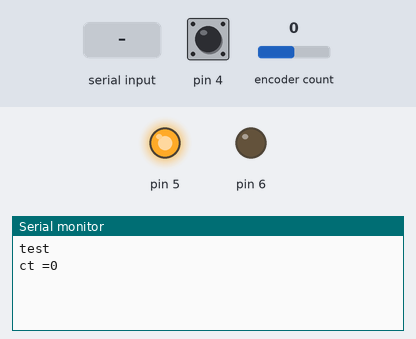
Recording of a sketch running on a simulated Arduino Leonardo, built with avr-gcc and run on an emulated ATmega32U4. Shown: output pins drawn as LEDs (lit = HIGH), the last lines printed to the serial monitor. The inputs (shaded band) are chosen by the test bench; at power-on: pin 4 HIGH, encoder count 0. USB keyboard and mouse output is not drawn.

Above: at 1.2 s.
1.3 s: pin 4 pulled LOW for 0.15 s
At 1.8 s:
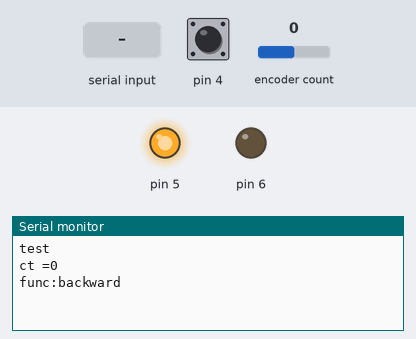
2.9 s: "1" received over Serial
At 4.2 s:
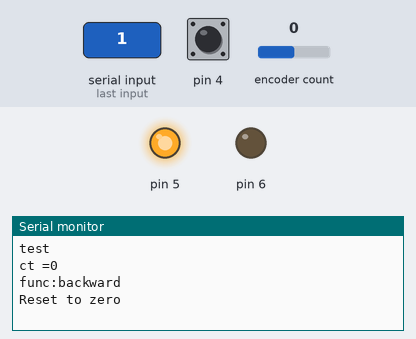

Measured:
- after the input at 1.3 s, the serial monitor: prints a new line at once (image 1)
- after the input at 2.9 s, the serial monitor: prints a new line at once (image 2)

The sketch:

MultiDial.ino
```cpp
#include <Encoder.h>
                      //for encoder counting
                      // cf https://www.pjrc.com/teensy/td_libs_Encoder.html
#include <Mouse.h>
                      //for scroll
#include <Keyboard.h>
                      //for key

char alt = KEY_LEFT_ALT ;
char arrowLft = KEY_LEFT_ARROW ;
char arrowRgt = KEY_RIGHT_ARROW ;

// match port
// board                                    sensor
//      6 o |                              -| GND
//      5 o |                              -| +
//      4 o |                              -| SW
//      3 o |                              -| DT
//      2 o |                              -| CLK
// 2,3 are inturupt for better performance

Encoder Enc(3,2);
long count = -999;
bool T = 0;
                   //rotate count
int rotState = 0;
                   // rotate state
                   // 1 left
                   // 0 right
                   // if mode change add function ex mpv
                   // 3 , 1 frame >>
                   // 2 . 1frame <<
int pushState =0;
                   // 0 low
                   // 1 high
                   // if press T time mode change
                   // 2 low
                   // 3 high
int mode = 0;
               //mode1 = 0
               //mode2 = 2
void setup() {
    Serial.begin(9600);
                        // for serial monitor
    Serial.println("test");
                          // notice start
    pinMode(6,OUTPUT);
    digitalWrite(6,LOW);
                          // 6pin low for ground

    pinMode(5,OUTPUT);
    digitalWrite(5,HIGH);
                          //5pin high for power

    pinMode(4, INPUT_PULLUP);
                          // normal high
                          // press low

    pinMode(3,INPUT);

    pinMode(2,INPUT);

    // going to add
    // RED check for multi function notice
    // multi function webmode(scroll and alt_left) / gamemode(pubg granade selector / ins:sand )
  }

void loop() {
  long rotSen = Enc.read();
  int pushSen = digitalRead(4);
                           //sensing

rotState = rotState + mode ;

 rotState = rotSen + mode*2 ;

  if (rotSen != count){
      Serial.print("ct =");
      Serial.print(rotSen);
      Serial.println();

      if(rotSen > count){
          if (rotState - count == 1){
              Serial.println("left");
              Mouse.move(0,0,-1);
                                  // scroll down
          }else if(rotState - count == 3){
              Serial.println("mode2 left");
              };
        }else if(rotSen < count){
                if (rotState - count == -1){
                    Serial.println("right");
                    Mouse.move(0,0,1);
                                 // scroll up
                }else if(rotState - count == 1){
                    Serial.println("mode2 right");
                    Serial.println(rotState - count);
                };
        };

 count = rotSen ;

    };

                                     // if a character is sent from the serial monitor,
                                     // reset back to zero.
    if (Serial.available()) {
        Serial.read();
        Serial.println("Reset to zero");
        Enc.write(0);
     };

    pushState = pushSen + mode ; // different value for diffrent mode

 if(pushState == 0){
            Serial.print("func:");
            Serial.println("backward");
                              //check mode and output
            Keyboard.begin();
            Keyboard.press(alt);
            Keyboard.write(arrowLft);
            Keyboard.releaseAll();
            Keyboard.end();
            delay(300);
                                // adjust switch speed. for one click one input
                                // go back in web browser
   } else if(pushState == 2){
      Serial.println(pushState);
                              //check mode and output

                //coming sooon
    };
}
```
